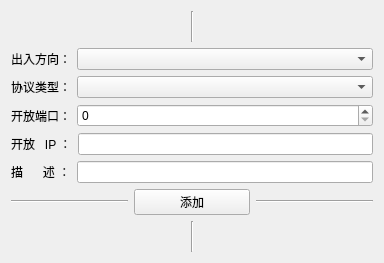
<?xml version="1.0" encoding="UTF-8"?>
<ui version="4.0">
 <class>Form</class>
 <widget class="QWidget" name="Form">
  <property name="geometry">
   <rect>
    <x>0</x>
    <y>0</y>
    <width>384</width>
    <height>263</height>
   </rect>
  </property>
  <property name="windowTitle">
   <string>Form</string>
  </property>
  <layout class="QVBoxLayout" name="verticalLayout_2">
   <item>
    <widget class="Line" name="line_3">
     <property name="sizePolicy">
      <sizepolicy hsizetype="Expanding" vsizetype="Expanding">
       <horstretch>0</horstretch>
       <verstretch>0</verstretch>
      </sizepolicy>
     </property>
     <property name="orientation">
      <enum>Qt::Vertical</enum>
     </property>
    </widget>
   </item>
   <item>
    <layout class="QVBoxLayout" name="verticalLayout">
     <item>
      <layout class="QHBoxLayout" name="horizontalLayout">
       <item>
        <widget class="QLabel" name="label_4">
         <property name="text">
          <string>出入方向：</string>
         </property>
        </widget>
       </item>
       <item>
        <widget class="QComboBox" name="comboBox">
         <property name="sizePolicy">
          <sizepolicy hsizetype="Expanding" vsizetype="Expanding">
           <horstretch>0</horstretch>
           <verstretch>0</verstretch>
          </sizepolicy>
         </property>
         <property name="minimumSize">
          <size>
           <width>0</width>
           <height>0</height>
          </size>
         </property>
         <property name="maximumSize">
          <size>
           <width>16777215</width>
           <height>16777215</height>
          </size>
         </property>
        </widget>
       </item>
      </layout>
     </item>
     <item>
      <layout class="QHBoxLayout" name="horizontalLayout_2">
       <item>
        <widget class="QLabel" name="label">
         <property name="text">
          <string>协议类型：</string>
         </property>
        </widget>
       </item>
       <item>
        <widget class="QComboBox" name="comboBox_2">
         <property name="sizePolicy">
          <sizepolicy hsizetype="Expanding" vsizetype="Expanding">
           <horstretch>0</horstretch>
           <verstretch>0</verstretch>
          </sizepolicy>
         </property>
        </widget>
       </item>
      </layout>
     </item>
     <item>
      <layout class="QHBoxLayout" name="horizontalLayout_3">
       <item>
        <widget class="QLabel" name="label_2">
         <property name="text">
          <string>开放端口：</string>
         </property>
        </widget>
       </item>
       <item>
        <widget class="QSpinBox" name="spinBox">
         <property name="sizePolicy">
          <sizepolicy hsizetype="Expanding" vsizetype="Fixed">
           <horstretch>0</horstretch>
           <verstretch>0</verstretch>
          </sizepolicy>
         </property>
        </widget>
       </item>
      </layout>
     </item>
     <item>
      <layout class="QHBoxLayout" name="horizontalLayout_4">
       <item>
        <widget class="QLabel" name="label_3">
         <property name="text">
          <string>开放   IP ：</string>
         </property>
        </widget>
       </item>
       <item>
        <widget class="QLineEdit" name="lineEdit"/>
       </item>
      </layout>
     </item>
     <item>
      <layout class="QHBoxLayout" name="horizontalLayout_5">
       <item>
        <widget class="QLabel" name="label_5">
         <property name="text">
          <string>描      述 ：</string>
         </property>
        </widget>
       </item>
       <item>
        <widget class="QLineEdit" name="lineEdit_2"/>
       </item>
      </layout>
     </item>
     <item>
      <layout class="QHBoxLayout" name="horizontalLayout_6">
       <item>
        <widget class="Line" name="line">
         <property name="orientation">
          <enum>Qt::Horizontal</enum>
         </property>
        </widget>
       </item>
       <item>
        <widget class="QPushButton" name="pushButton">
         <property name="text">
          <string>添加</string>
         </property>
        </widget>
       </item>
       <item>
        <widget class="Line" name="line_2">
         <property name="orientation">
          <enum>Qt::Horizontal</enum>
         </property>
        </widget>
       </item>
      </layout>
     </item>
    </layout>
   </item>
   <item>
    <widget class="Line" name="line_4">
     <property name="sizePolicy">
      <sizepolicy hsizetype="Expanding" vsizetype="Expanding">
       <horstretch>0</horstretch>
       <verstretch>0</verstretch>
      </sizepolicy>
     </property>
     <property name="orientation">
      <enum>Qt::Vertical</enum>
     </property>
    </widget>
   </item>
  </layout>
 </widget>
 <resources/>
 <connections/>
</ui>
